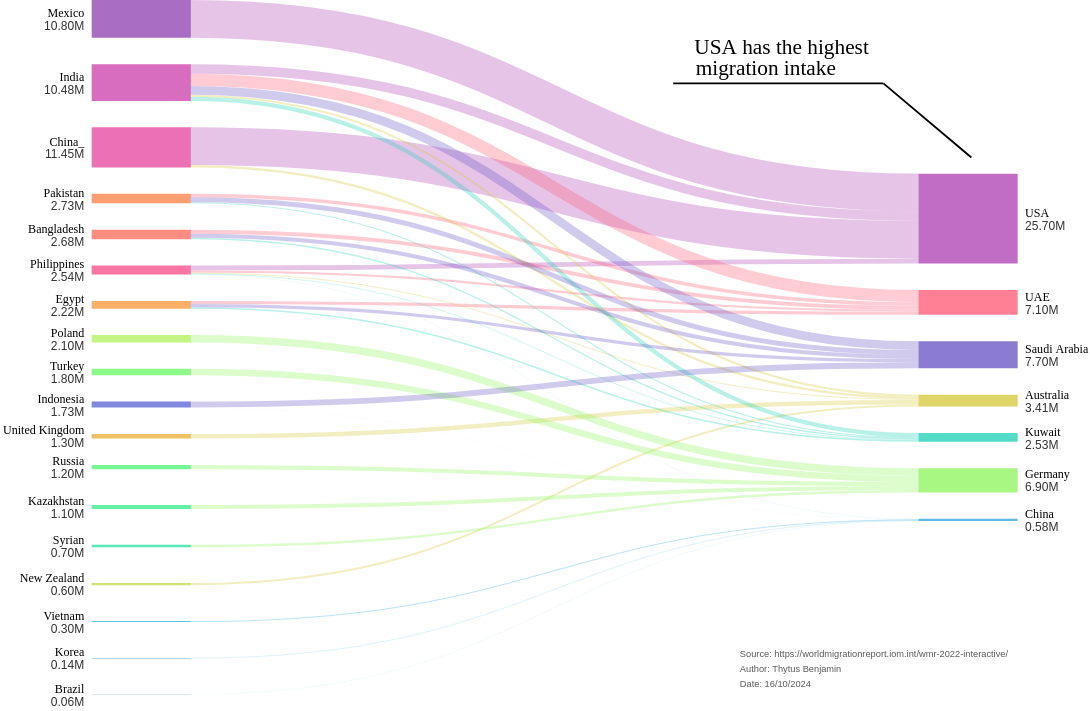

Write a Vega-Lite specification for this figure.
### Vega specification from a JSON file in a GitHub repository (floating-point values rounded to 4 significant figures)
{"$schema": "https://vega.github.io/schema/vega/v5.json", "description": "Sankey Chart by David Bacci: https://www.linkedin.com/in/davbacci/", "width": 1000, "height": 750, "background": "transparent", "signals": [{"name": "standardGap", "value": 14, "description": "Gap as a percentage of full domain"}, {"name": "base", "value": "center", "description": "How to stack(center or zero)"}], "data": [{"name": "input", "values": [{"category": "India", "stack": 1, "sort": 2, "labels": "left"}, {"category": "China_", "stack": 1, "sort": 3, "labels": "left"}, {"category": "Mexico", "stack": 1, "sort": 1, "labels": "left"}, {"category": "Philippines", "stack": 1, "sort": 6, "labels": "left"}, {"category": "Bangladesh", "stack": 1, "sort": 5, "labels": "left"}, {"category": "Pakistan", "stack": 1, "sort": 4, "labels": "left"}, {"category": "El Salvador", "stack": 1, "sort": 1, "labels": "left"}, {"category": "Egypt", "stack": 1, "sort": 7, "labels": "left"}, {"category": "United Kingdom", "stack": 1, "sort": 11, "labels": "left"}, {"category": "New Zealand", "stack": 1, "sort": 15, "labels": "left", "gap": 5}, {"category": "Poland", "stack": 1, "sort": 8, "labels": "left"}, {"category": "Turkey", "stack": 1, "sort": 9, "labels": "left"}, {"category": "Russia", "stack": 1, "sort": 12, "labels": "left"}, {"category": "Kazakhstan", "stack": 1, "sort": 13, "labels": "left", "gap": 5}, {"category": "Syrian", "stack": 1, "sort": 14, "labels": "left", "gap": 5}, {"category": "Vietnam", "stack": 1, "sort": 16, "labels": "left", "gap": 5}, {"category": "Korea", "stack": 1, "sort": 17, "labels": "left", "gap": 5}, {"category": "Brazil", "stack": 1, "sort": 18, "labels": "left", "gap": 5}, {"category": "Indonesia", "stack": 1, "sort": 10, "labels": "left"}, {"category": "USA", "stack": 2, "sort": 1}, {"category": "UAE", "stack": 2, "sort": 2}, {"category": "Australia", "stack": 2, "sort": 3}, {"category": "Kuwait", "stack": 2, "sort": 4}, {"category": "Germany", "stack": 2, "sort": 5}, {"category": "China", "stack": 2, "sort": 6}, {"category": "Saudi Arabia", "stack": 2, "sort": 3}, {"source": "Mexico", "destination": "USA", "value": 10.8}, {"source": "India", "destination": "USA", "value": 2.7}, {"source": "China_", "destination": "USA", "value": 10.8}, {"source": "Philippines", "destination": "USA", "value": 1.4}, {"source": "India", "destination": "UAE", "value": 3.5}, {"source": "Bangladesh", "destination": "UAE", "value": 1.1}, {"source": "Pakistan", "destination": "UAE", "value": 1}, {"source": "Egypt", "destination": "UAE", "value": 0.9}, {"source": "Philippines", "destination": "UAE", "value": 0.6}, {"source": "United Kingdom", "destination": "Australia", "value": 1.3}, {"source": "China_", "destination": "Australia", "value": 0.65}, {"source": "New Zealand", "destination": "Australia", "value": 0.6}, {"source": "India", "destination": "Australia", "value": 0.58}, {"source": "Philippines", "destination": "Australia", "value": 0.28}, {"source": "Poland", "destination": "Germany", "value": 2.1}, {"source": "Turkey", "destination": "Germany", "value": 1.8}, {"source": "Russia", "destination": "Germany", "value": 1.2}, {"source": "Kazakhstan", "destination": "Germany", "value": 1.1}, {"source": "Syrian", "destination": "Germany", "value": 0.7}, {"source": "India", "destination": "Kuwait", "value": 1.2}, {"source": "Egypt", "destination": "Kuwait", "value": 0.42}, {"source": "Bangladesh", "destination": "Kuwait", "value": 0.38}, {"source": "Pakistan", "destination": "Kuwait", "value": 0.33}, {"source": "Philippines", "destination": "Kuwait", "value": 0.2}, {"source": "Vietnam", "destination": "China", "value": 0.3}, {"source": "Korea", "destination": "China", "value": 0.14}, {"source": "Brazil", "destination": "China", "value": 0.057}, {"source": "Philippines", "destination": "China", "value": 0.056}, {"source": "Indonesia", "destination": "China", "value": 0.03}, {"source": "India", "destination": "Saudi Arabia", "value": 2.5}, {"source": "Indonesia", "destination": "Saudi Arabia", "value": 1.7}, {"source": "Pakistan", "destination": "Saudi Arabia", "value": 1.4}, {"source": "Bangladesh", "destination": "Saudi Arabia", "value": 1.2}, {"source": "Egypt", "destination": "Saudi Arabia", "value": 0.9}]}, {"name": "stacks", "source": "input", "transform": [{"type": "filter", "expr": "datum.source != null"}, {"type": "formula", "as": "end", "expr": "['source','destination']"}, {"type": "formula", "as": "name", "expr": "[ datum.source,datum.destination]"}, {"type": "project", "fields": ["end", "name", "value"]}, {"type": "flatten", "fields": ["end", "name"]}, {"type": "lookup", "from": "input", "key": "category", "values": ["stack", "sort", "gap", "labels"], "fields": ["name"], "as": ["stack", "sort", "gap", "labels"]}, {"type": "aggregate", "fields": ["value", "stack", "sort", "gap", "labels"], "groupby": ["end", "name"], "ops": ["sum", "max", "max", "max", "max"], "as": ["value", "stack", "sort", "gap", "labels"]}, {"type": "aggregate", "fields": ["value", "stack", "sort", "gap", "labels"], "groupby": ["name"], "ops": ["max", "max", "max", "max", "max"], "as": ["value", "stack", "sort", "gap", "labels"]}, {"type": "formula", "as": "gap", "expr": "datum.gap?datum.gap:0"}]}, {"name": "maxValue", "source": ["stacks"], "transform": [{"type": "aggregate", "fields": ["value"], "groupby": ["stack"], "ops": ["sum"], "as": ["value"]}, {"type": "aggregate", "fields": ["value"], "ops": ["max"], "as": ["value"]}]}, {"name": "plottedStacks", "source": ["stacks"], "transform": [{"type": "formula", "as": "spacer", "expr": " (data('maxValue')[0].value/100)*(standardGap+datum.gap)"}, {"type": "formula", "as": "type", "expr": "['data','spacer']"}, {"type": "formula", "as": "spacedValue", "expr": "[datum.value,datum.spacer]"}, {"type": "flatten", "fields": ["type", "spacedValue"]}, {"type": "stack", "groupby": ["stack"], "sort": {"field": "sort", "order": "descending"}, "field": "spacedValue", "offset": {"signal": "base"}}, {"type": "formula", "expr": "((datum.value)/2)+datum.y0", "as": "yc"}]}, {"name": "finalTable", "source": ["plottedStacks"], "transform": [{"type": "filter", "expr": "datum.type == 'data'"}]}, {"name": "linkTable", "source": ["input"], "transform": [{"type": "filter", "expr": "datum.source != null"}, {"type": "lookup", "from": "finalTable", "key": "name", "values": ["y0", "y1", "stack", "sort"], "fields": ["source"], "as": ["sourceStacky0", "sourceStacky1", "sourceStack", "sourceSort"]}, {"type": "lookup", "from": "finalTable", "key": "name", "values": ["y0", "y1", "stack", "sort"], "fields": ["destination"], "as": ["destinationStacky0", "destinationStacky1", "destinationStack", "destinationSort"]}, {"type": "stack", "groupby": ["source"], "sort": {"field": "destinationSort", "order": "descending"}, "field": "value", "offset": "zero", "as": ["syi0", "syi1"]}, {"type": "formula", "expr": "datum.syi0+datum.sourceStacky0", "as": "sy0"}, {"type": "formula", "expr": "datum.sy0+datum.value", "as": "sy1"}, {"type": "stack", "groupby": ["destination"], "sort": {"field": "sourceSort", "order": "descending"}, "field": "value", "offset": "zero", "as": ["dyi0", "dyi1"]}, {"type": "formula", "expr": "datum.dyi0+datum.destinationStacky0", "as": "dy0"}, {"type": "formula", "expr": "datum.dy0+datum.value", "as": "dy1"}, {"type": "formula", "expr": "((datum.value)/2)+datum.sy0", "as": "syc"}, {"type": "formula", "expr": "((datum.value)/2)+datum.dy0", "as": "dyc"}, {"type": "linkpath", "orient": "horizontal", "shape": "diagonal", "sourceY": {"expr": "scale('y', datum.syc)"}, "sourceX": {"expr": "scale('x', toNumber(  datum.sourceStack))+ bandwidth('x')"}, "targetY": {"expr": "scale('y', datum.dyc)"}, "targetX": {"expr": "scale('x', datum.destinationStack)"}}, {"type": "formula", "expr": "range('y')[0]-scale('y', datum.value)", "as": "strokeWidth"}]}], "scales": [{"name": "x", "type": "band", "range": "width", "domain": {"data": "finalTable", "field": "stack"}, "paddingInner": 0.88}, {"name": "y", "type": "linear", "range": "height", "domain": {"data": "finalTable", "field": "y1"}, "reverse": false}, {"name": "color", "type": "ordinal", "range": {"scheme": "rainbow"}, "domain": {"data": "stacks", "field": "name"}}], "marks": [{"type": "rect", "from": {"data": "finalTable"}, "encode": {"update": {"x": {"scale": "x", "field": "stack"}, "width": {"scale": "x", "band": 1}, "y": {"scale": "y", "field": "y0"}, "y2": {"scale": "y", "field": "y1"}, "fill": {"scale": "color", "field": "name"}, "fillOpacity": {"value": 0.75}, "strokeWidth": {"value": 0}, "stroke": {"scale": "color", "field": "name"}}, "hover": {"tooltip": {"signal": "{'Name':datum.name, 'People':format(datum.value,'.1f') + 'M'}"}, "fillOpacity": {"value": 1}, "font": {"value": "Consolas"}}}}, {"type": "path", "name": "links", "from": {"data": "linkTable"}, "clip": true, "encode": {"update": {"strokeWidth": {"field": "strokeWidth"}, "path": {"field": "path"}, "strokeOpacity": {"signal": "0.3"}, "stroke": {"field": "destination", "scale": "color"}}, "hover": {"strokeOpacity": {"value": 1}, "tooltip": {"signal": "{'Origin':datum.source,'Destination':datum.destination, 'People':format(datum.value, '.1f') + 'M'}"}}}}, {"type": "group", "name": "labelText", "zindex": 1, "from": {"facet": {"data": "finalTable", "name": "labelFacet", "groupby": ["name", "stack", "yc", "value", "labels"]}}, "clip": false, "encode": {"update": {"strokeWidth": {"value": 1}, "stroke": {"value": "red"}, "x": {"signal": "datum.labels=='left'?scale('x', datum.stack)-8 : scale('x', datum.stack) + (bandwidth('x')) +8"}, "yc": {"scale": "y", "signal": "datum.yc"}, "width": {"signal": "0"}, "height": {"signal": "0"}, "fillOpacity": {"signal": "0.1"}}}, "marks": [{"type": "text", "name": "heading", "from": {"data": "labelFacet"}, "encode": {"update": {"x": {"value": 0}, "y": {"value": -2}, "text": {"field": "name"}, "align": {"signal": "datum.labels=='left'?'right':'left'"}, "fontWeight": {"value": "normal"}, "fill": {"value": "black"}, "font": {"value": "Consolas"}}}}, {"type": "text", "name": "amount", "from": {"data": "labelFacet"}, "encode": {"update": {"x": {"value": 0}, "y": {"value": 12}, "text": {"signal": " format(datum.value,'.2f')+ 'M'"}, "align": {"signal": "datum.labels=='left'?'right':'left'"}}}}]}, {"type": "rect", "from": {"data": "labelText"}, "encode": {"update": {"x": {"field": "bounds.x1", "offset": -2}, "x2": {"field": "bounds.x2", "offset": 2}, "y": {"field": "bounds.y1", "offset": -2}, "y2": {"field": "bounds.y2", "offset": 2}, "fill": {"value": "transparent"}, "opacity": {"value": 0.8}, "cornerRadius": {"value": 4}}}}, {"type": "text", "data": [{}], "encode": {"update": {"text": {"value": ["Source: https://worldmigrationreport.iom.int/wmr-2022-interactive/", "Author: Thytus Benjamin", "Date: 16/10/2024"]}, "align": {"value": "left"}, "lineHeight": {"value": 16}, "fill": {"value": "#595959"}, "x": {"signal": "700"}, "y": {"signal": "height -40"}, "fontSize": {"value": 10}}}}, {"type": "text", "name": "annotation", "encode": {"update": {"x": {"value": 745}, "y": {"value": 40}, "text": {"value": "USA has the highest "}, "align": {"value": "center"}, "baseline": {"value": "top"}, "fontSize": {"value": 23}, "fill": {"value": "#000000"}, "font": {"value": "Consolas"}}}}, {"type": "text", "name": "annotation1", "encode": {"update": {"x": {"value": 728}, "y": {"value": 63}, "text": {"value": "migration intake "}, "align": {"value": "center"}, "baseline": {"value": "top"}, "fontSize": {"value": 23}, "fill": {"value": "#000000"}, "font": {"value": "Consolas"}}}}, {"type": "rule", "name": "line-annotation", "encode": {"update": {"x": {"value": 628}, "x2": {"value": 855}, "y": {"value": 90}, "y2": {"value": 90}, "stroke": {"value": "#000000"}, "strokeWidth": {"value": 2}}}}, {"type": "rule", "name": "line-annotation1", "encode": {"update": {"x": {"value": 855}, "x2": {"value": 950}, "y": {"value": 90}, "y2": {"value": 170}, "stroke": {"value": "#000000"}, "strokeWidth": {"value": 2}}}}], "config": {"view": {"stroke": "transparent"}, "text": {"fontSize": 13, "fill": "#333333"}}}
